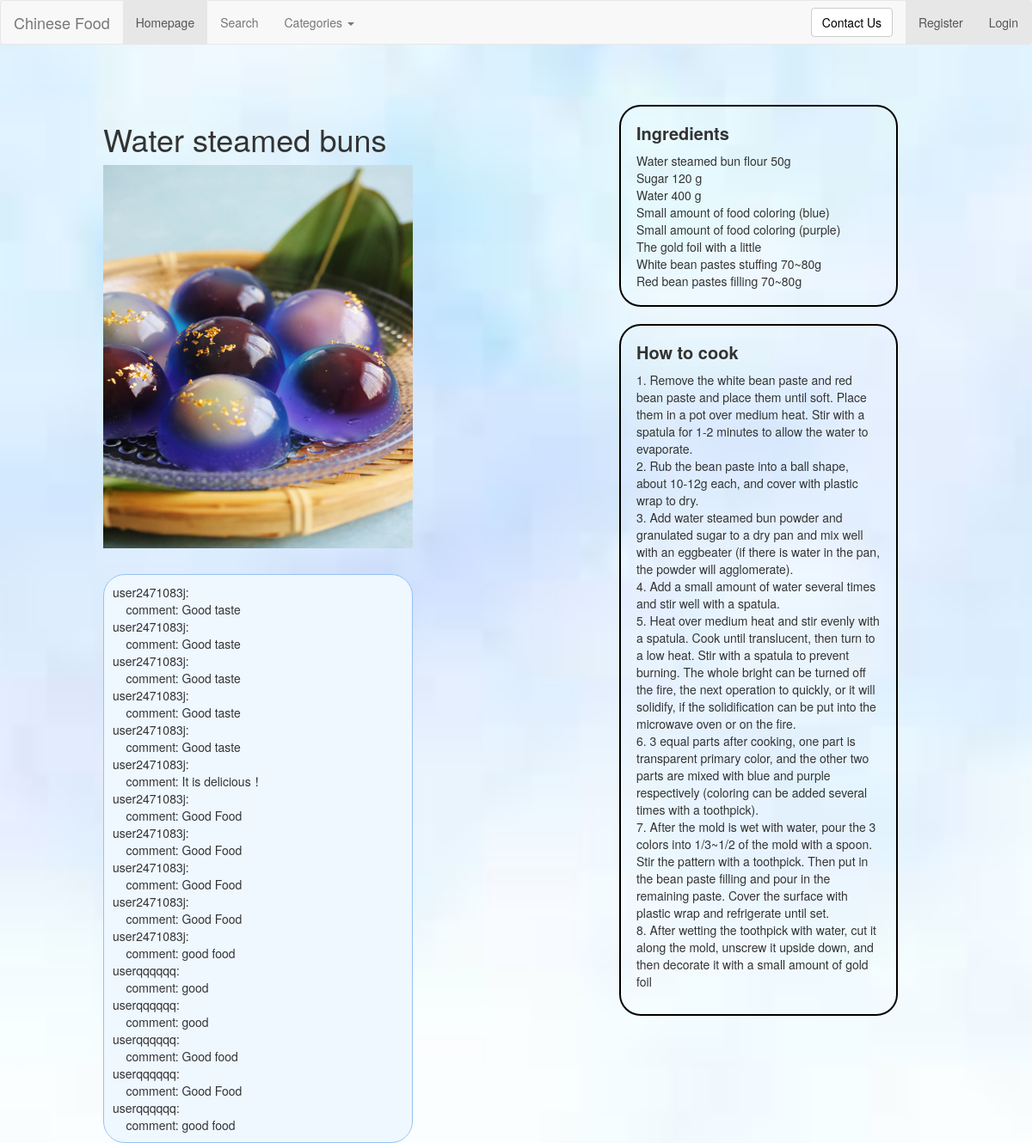
/rango/starter1/, run on the app's committed database.
### rango/models.py (models this page shows, shortened)
class UserComment(models.Model):
    username = models.CharField(max_length=64)
    comment = models.CharField(max_length=1028, default='')
    dish = models.CharField(max_length=128, default='')
    islike = models.BooleanField(default=True)

### rango/views.py (the view, shortened to what this page needs)
# urls.py: path('starter1/', views.starter1, name='starter1'),
def starter1(request):
    category_list = Category.objects.order_by('-category')
    d = "starter1"
    d2 = "Water steamed buns"
    dish = Dish.objects.get(dish=d2)
    form = DishForm()
    info_list = UserComment.objects.filter(dish=d)
    return render(request, "rango/starter1.html", {"info_list": info_list,
                                                   "categories": category_list,
                                                   "form": form,
                                                   "dish": dish, })

### templates/rango/starter1.html (shortened to what this page needs)
{% extends 'rango/base.html' %}
{% load staticfiles %}
{% block image_block %}
<h1>Water steamed buns</h1>
<img src="{% static 'images/starter1.png' %}" alt="" width="100%" id="pic">
{% endblock %}
{% block ingredients_block%}
Water steamed bun flour 50g<br>
Sugar 120 g <br>
Water 400 g<br>
Small amount of food coloring (blue)<br>
Small amount of food coloring (purple)<br>
The gold foil with a little<br>
White bean pastes stuffing 70~80g<br>
Red bean pastes filling 70~80g<br>
{% endblock %}
{% block howToCook_block %}
1.	Remove the white bean paste and red bean paste and place them until soft. Place them in a pot over medium heat. Stir with a spatula for 1-2 minutes to allow the water to evaporate.<br>
2.	Rub the bean paste into a ball shape, about 10-12g each, and cover with plastic wrap to dry.<br>
3.	Add water steamed bun powder and granulated sugar to a dry pan and mix well with an eggbeater (if there is water in the pan, the powder will agglomerate).<br>
4.	Add a small amount of water several times and stir well with a spatula.<br>
5.	Heat over medium heat and stir evenly with a spatula. Cook until translucent, then turn to a low heat. Stir with a spatula to prevent burning. The whole bright can be turned off the fire, the next operation to quickly, or it will solidify, if the solidification can be put into the microwave oven or on the fire.<br>
6.	3 equal parts after cooking, one part is transparent primary color, and the other two parts are mixed with blue and purple respectively (coloring can be added several times with a toothpick).<br>
7.	After the mold is wet with water, pour the 3 colors into 1/3~1/2 of the mold with a spoon. Stir the pattern with a toothpick. Then put in the bean paste filling and pour in the remaining paste. Cover the surface with plastic wrap and refrigerate until set.<br>
8.	After wetting the toothpick with water, cut it along the mold, unscrew it upside down, and then decorate it with a small amount of gold foil<br>
{% endblock %}

### templates/rango/base.html (shortened to what this page needs)
<!DOCTYPE html>
{% load staticfiles %}
<html>
<head>
	<link rel="stylesheet" href="https://cdn.staticfile.org/twitter-bootstrap/3.3.7/css/bootstrap.min.css">
    <link rel="stylesheet" href="{% static 'css/dish.css' %}">
</head>
<body>
<nav class="navbar navbar-default" role="navigation">
    <div class="container-fluid">
    <div class="navbar-header">
        <a class="navbar-brand" href="/rango/">Chinese Food</a>
    </div>
    <div>
        <ul class="nav navbar-nav navbar-left">
            <li class="active"><a href="/rango/">Homepage</a></li>
            <li><a href="{% url 'rango:test' %}">Search</a></li>
            <li class="dropdown">
                <a href="#" class="dropdown-toggle" data-toggle="dropdown">
                    Categories
                    <b class="caret"></b>
                </a>
            </li>
        </ul>
        <ul class="nav navbar-nav navbar-right">
            {% if user.is_authenticated %}
            <a href="{% url 'rango:userInfor' %}"> hi {{ user.username }}!</a>
            <li class="active">
                <a class="a2" href=" {% url 'auth_logout' %}?next=/rango/">Logout</a>
            </li>
        {% else %}
            <li class="active">
                <a class="a2" href="{% url 'registration_register' %}">Register</a>
            </li>
            <li class="active">
                 <a class="a2" href="{% url 'auth_login' %}">Login</a>
            </li>
        {% endif %}
        </ul>
        <form class="navbar-form navbar-right" role="search">
            <button type="submit" class="btn btn-default">
                <a href="mailto:2471083j@student.gla.ac.uk
                        subject=About Django Project">
                        Contact Us</a>
            </button>
        </form>
    </div>
    </div>
</nav>
<div class="main w1000">
    <div class="main_l f">
        <div class="slide" id="box">
            <div class="banner">
                {% block image_block %}{% endblock %}
            </div>
        </div>
        <div class="add">
            <div>
                {% for i in info_list %}
                    user{{ i.username }}: <br>
                    &nbsp&nbsp&nbsp&nbspcomment: {{ i.comment }} <br>
                {% endfor %}
            </div>
        </div>
    </div>
    <div class="main_r r">
        <div class="ing">
            <p>Ingredients</p>
            {% block ingredients_block %}{% endblock %}
        </div>
        <div class="how">
            <p>How to cook</p>
            <div>
                {% block howToCook_block %}{% endblock %}
            </div>
        </div>
    </div>
</div>
</body>
</html>

### static/css/dish.css (style rules this page uses)
* { margin: 0; padding: 0; }
button, input { outline: none; }
body { background-color: #F8F8F5 }
.w1000 { width: 1000px; margin: 0 auto; }
.f { float: left; }
.r { float: right; }
.main { margin-top: 50px; height: 500px; }
.slide { position: relative; }
.main_l, .main_r { padding: 2%; height: 90%; width: 40%; }
li { list-style: none; }
.add { margin-top: 30px; padding: 10px; height: auto; border-radius: 25px; border:1px solid #96c2f1; background:#eff7ff }
a { color: black; text-decoration: none; }
.ing, .how { width: 90%; padding: 5%; height: auto; border-radius: 25px; border: 2px solid black; }
.how { margin-top: 20px; }
.ing > p:nth-child(1), .how > p:nth-child(1) { display: block; margin-bottom: 10px; font-size: 20px; font-weight: bold; }
.ing p, .how p { line-height: 25px; }
.how div { width: 100%; height: auto; margin-bottom: 10px; }
body { background-image:url('../images/background.jpg'); background-color: transparent; background-position: center center; background-repeat: no-repeat; background-attachment: fixed; background-size: cover; }

### data on the page
UserComment: username "2471083j", comment "Good taste"
UserComment: username "2471083j", comment "Good taste"
UserComment: username "2471083j", comment "Good taste"
UserComment: username "2471083j", comment "Good taste"
UserComment: username "2471083j", comment "Good taste"
UserComment: username "2471083j", comment "It is delicious！"
UserComment: username "2471083j", comment "Good Food"
UserComment: username "2471083j", comment "Good Food"
UserComment: username "2471083j", comment "Good Food"
UserComment: username "2471083j", comment "Good Food"
UserComment: username "2471083j", comment "good food"
UserComment: username "qqqqqq", comment "good"
UserComment: username "qqqqqq", comment "good"
UserComment: username "qqqqqq", comment "Good food"
UserComment: username "qqqqqq", comment "Good Food"
UserComment: username "qqqqqq", comment "good food"
